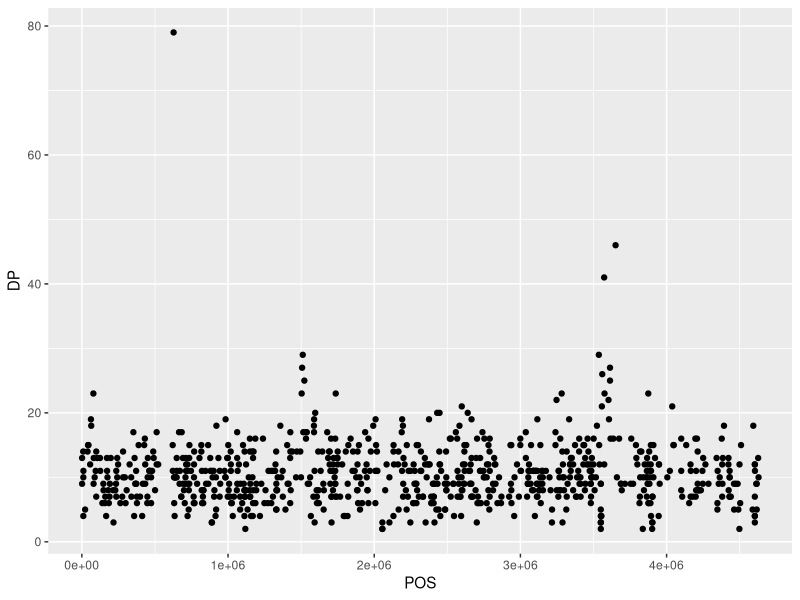
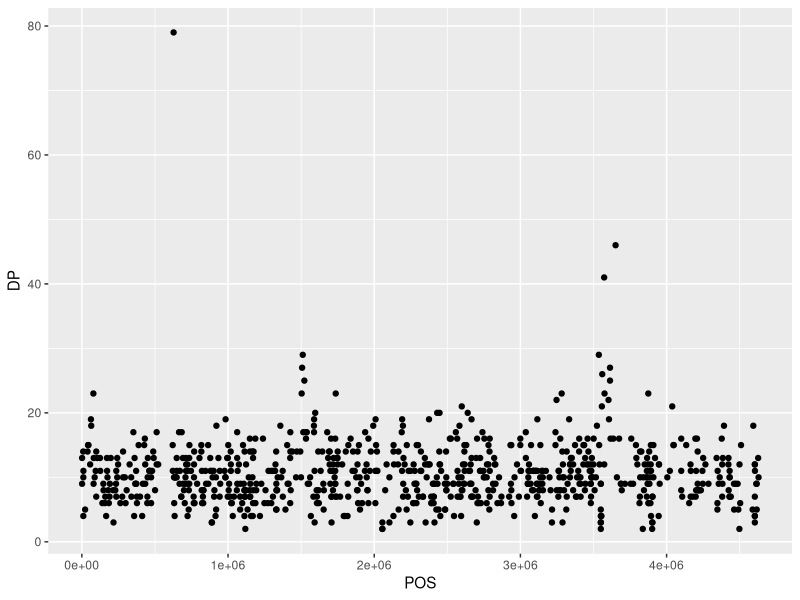
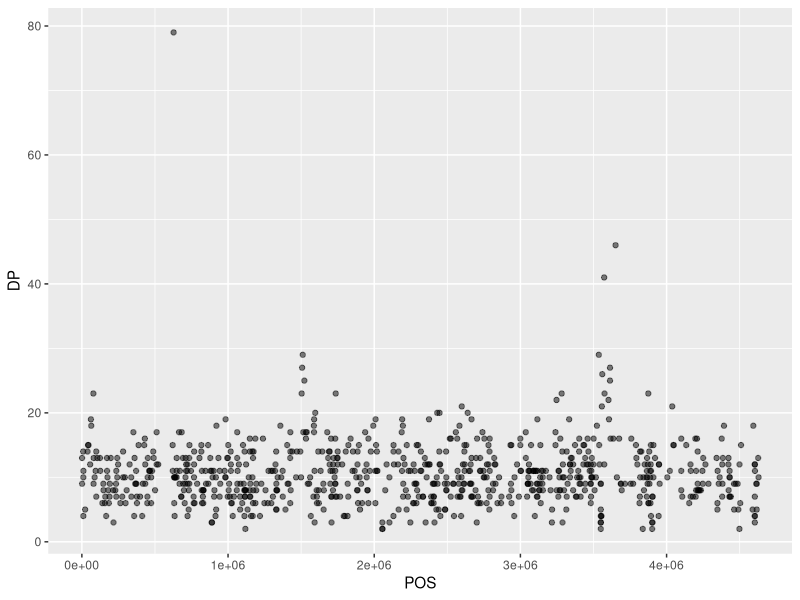
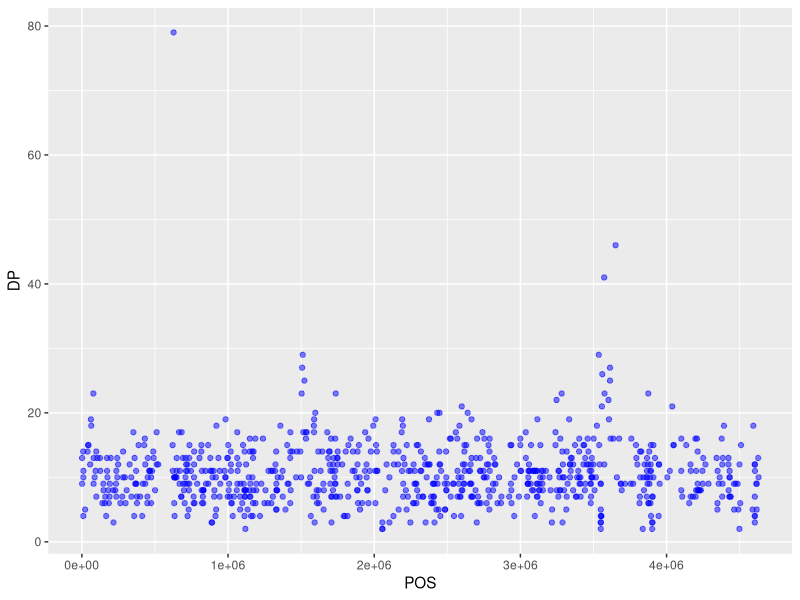
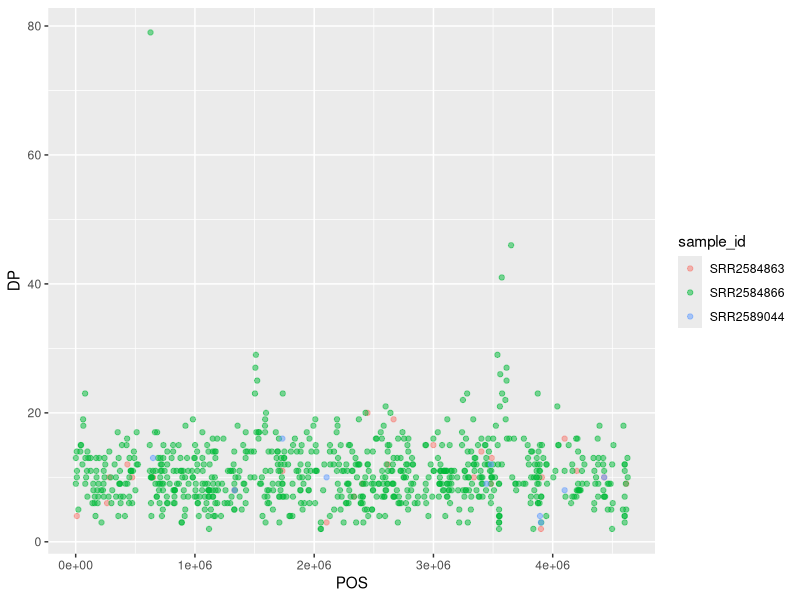
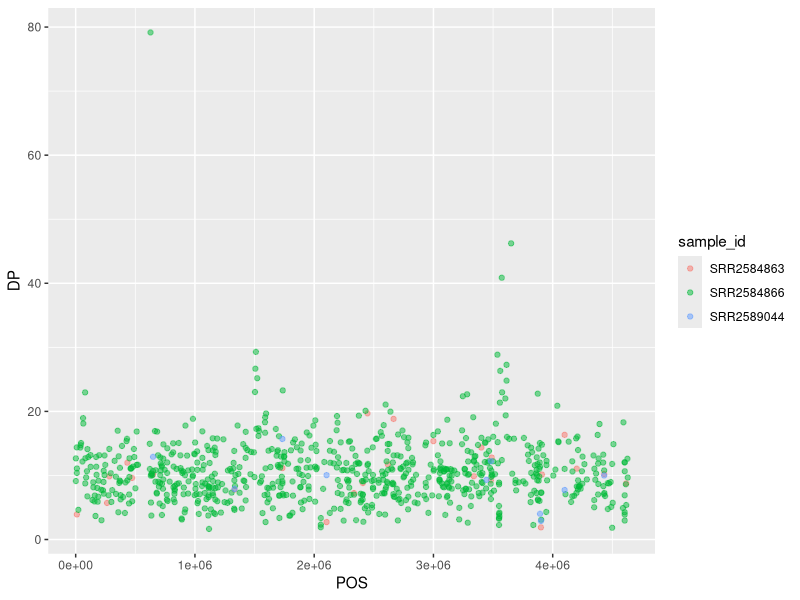
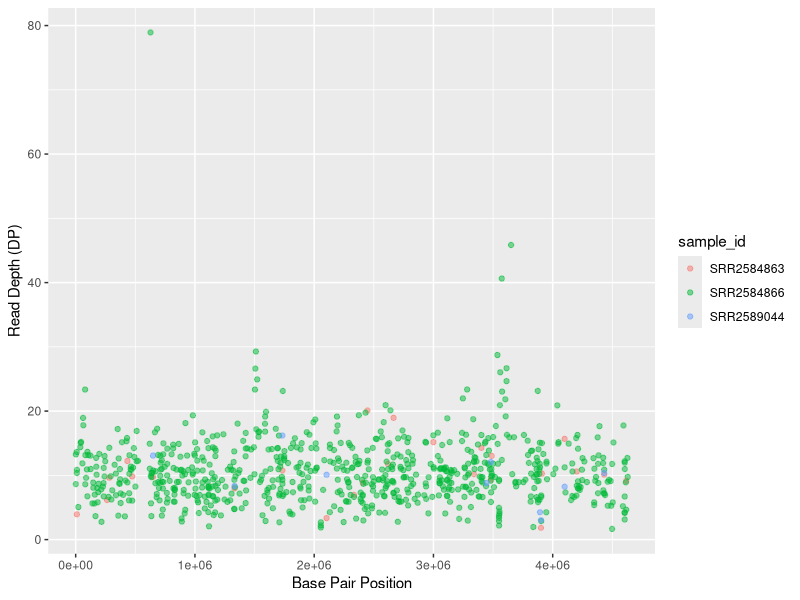
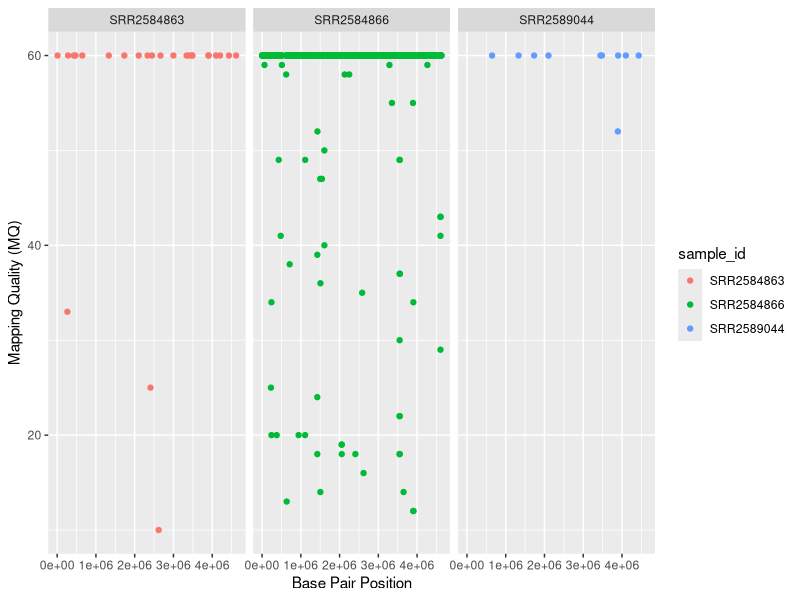

Write R code to recreate these figures, in order.
## ---- chunk 1
knitr::opts_chunk$set(echo = TRUE)
library(tidyverse)
variants <- read.csv("data/combined_tidy_vcf.csv")
## ---- chunk 2
str(variants)
## ---- chunk 3
library(ggplot2)
## ---- chunk 4
ggplot(data = variants, aes(x = POS, y = DP)) + 
  geom_point()
## ---- chunk 5
ggplot(data = variants, aes(x = POS, y = DP)) + 
  geom_point()
## ---- chunk 6
ggplot(data = variants, aes(x = POS, y = DP)) +
    geom_point(alpha = 0.5)
## ---- chunk 7
ggplot(data = variants, aes(x = POS, y = DP)) +
  geom_point(alpha = 0.5, color = "blue")
## ---- chunk 8
ggplot(data = variants, aes(x = POS, y = DP, color = sample_id)) + 
  geom_point(alpha = 0.5)
## ---- chunk 9
ggplot(data = variants, aes(x = POS, y = DP, color = sample_id)) + 
  geom_jitter(alpha = 0.5)
## ---- chunk 10
ggplot(data = variants, aes(x = POS, y = DP, color = sample_id)) + 
  geom_jitter(alpha = 0.5) + 
  labs(x = "Base Pair Position", 
       y = "Read Depth (DP)")
## ---- chunk 11
ggplot(data = variants, aes(x = POS, y = MQ, color = sample_id)) + 
 geom_point() + 
 labs(x = "Base Pair Position", 
      y = "Mapping Quality (MQ)") + 
 facet_grid(. ~ sample_id)
## ---- chunk 12
ggplot(data = variants, aes(x = POS, y = MQ, color = sample_id)) + 
 geom_point() + 
 labs(x = "Base Pair Position", 
      y = "Mapping Quality (MQ)") + 
 facet_grid(sample_id ~ .)
## ---- chunk 13
ggplot(data = variants, aes(x = POS, y = MQ, color = sample_id)) + 
  geom_point() + 
  labs(x = "Base Pair Position", 
       y = "Mapping Quality (MQ)") + 
  facet_grid(sample_id ~ .) +
  theme_bw() +
  theme(panel.grid = element_blank())
## ---- chunk 14
ggplot(data = variants, aes(x = INDEL, fill = sample_id)) + 
  geom_bar() +
  facet_grid(sample_id ~ .)
## ---- chunk 15
ggplot(data = variants, aes(QUAL)) +
  geom_histogram()
## ---- chunk 16
ggplot(data = variants, aes(QUAL)) +
  geom_histogram(binwidth = 5)
## ---- chunk 17
ggplot(data = variants, aes(x = sample_id, y = DP)) + 
  geom_boxplot()
